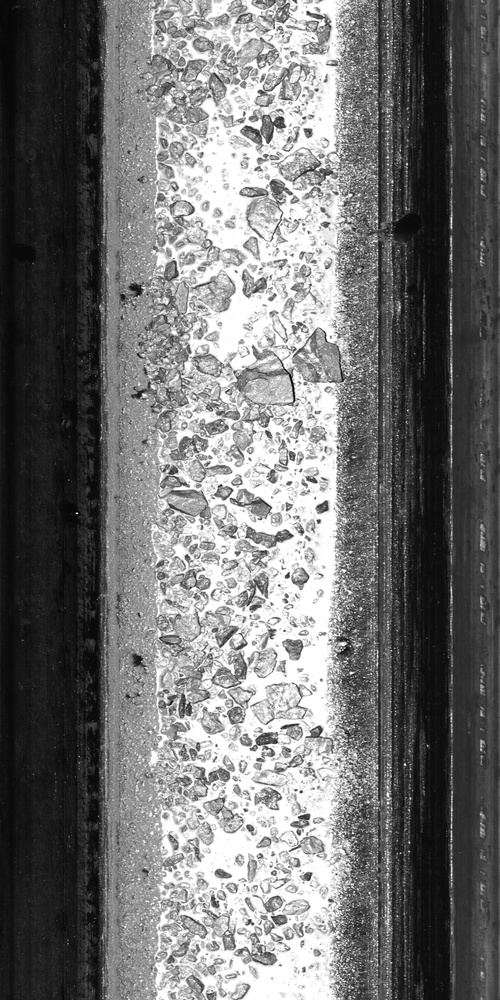
#> input picture sample_dataset/img000001.jpg, 500 x 1000 px, shrunk from 2048 x 4096 before the run
$ python -i pixel.py   (imports and definitions only)
#> lines starting #> are read from the running program, lines starting #| are printed output that depends on the picture; after the words box and inside, x2 and y2 are one past the last pixel; in counts of white or black regions, pixels touching at a corner belong together
#> further down, picture is the input picture: shape (1000, 500, 3); min 0, max 255, mean 114.6
import torch
import numpy as np
from collections.abc import Sequence
import cv2


def filter_lowerbound(tensor_or_array, lowerbound, include_lowerbound=True):
    _ = tensor_or_array - lowerbound
    mask = _ >= 0 if include_lowerbound else _ > 0
    if isinstance(tensor_or_array, torch.Tensor):
        return _.clip(0, torch.max(_)) + lowerbound * mask
    elif isinstance(tensor_or_array, np.ndarray):
        return np.clip(_, 0, np.max(_)) + lowerbound * mask
    else:
        raise ValueError('Input must be torch.Tensor or numpy.ndarray instance')


def id2hsv(_id, hue_interval=5, saturation_interval=5, start_id=1):
    num_hue_level = 180 // hue_interval
    num_saturation_level = 255 // saturation_interval
    hue = ((_id - start_id) % num_hue_level) * hue_interval if _id > 0 else 0
    saturation = 255 - ((_id - start_id) // num_hue_level) * saturation_interval if _id > 0 else 0
    value = 255 if _id > 0 else 0
    return hue, saturation, value

id2hsv_ufunc = np.frompyfunc(id2hsv, 1, 3)


def replace_background(image, color, threshold=10):
    if not isinstance(color, np.ndarray) and isinstance(color, Sequence):
        color = np.asarray(color, dtype=np.uint8)
    _, mask_array = cv2.threshold(cv2.cvtColor(image, cv2.COLOR_BGR2GRAY), threshold, 255, cv2.THRESH_BINARY)
    mask_array = mask_array == 0
    new_background = np.zeros_like(image)
    new_background[:, :] = new_background[:, :] + color
    image[mask_array] = new_background[mask_array]

    return image

def make_background_transparent(image, threshold=10):
#> called with threshold = 10
    _, alpha = cv2.threshold(cv2.cvtColor(image, cv2.COLOR_BGR2GRAY), threshold, 255, cv2.THRESH_BINARY)
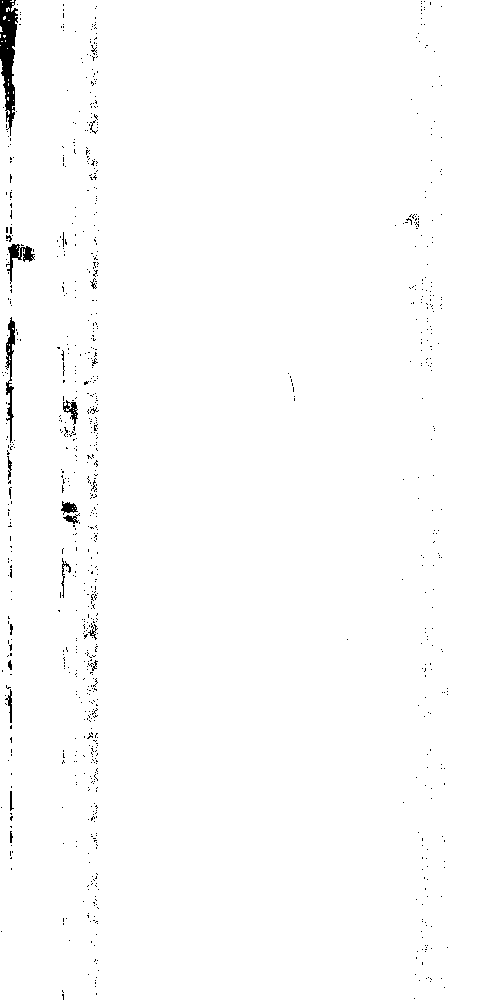
#> alpha: shape (1000, 500); 99% white; 904 black regions (884 under 20 px), largest, box (x1, y1, x2, y2) and area: (0, 0, 18, 136) 1415, (5, 317, 15, 443) 487, (6, 244, 35, 284) 345
    b, g, r = cv2.split(image)
    output = cv2.merge([b, g, r, alpha], 4)
    return output

# EOF

>>> import cv2
>>> picture = cv2.imread('../../sample_dataset/img000001.jpg')
>>> result = make_background_transparent(picture)

$ run again, on sample_dataset/img000002.jpg
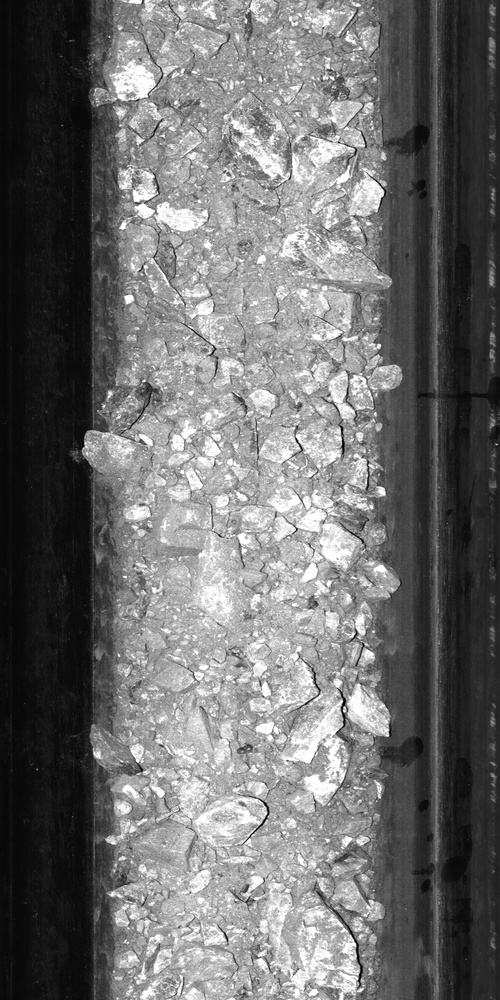
#> input picture sample_dataset/img000002.jpg, 500 x 1000 px, shrunk from 2048 x 4096 before the run
#> picture is the input picture: shape (1000, 500, 3); min 0, max 255, mean 109.8
#> in make_background_transparent, `_, alpha = cv2.threshold(cv2.cvtColor(image, cv2.COLOR_BGR2GRAY), thre..`:
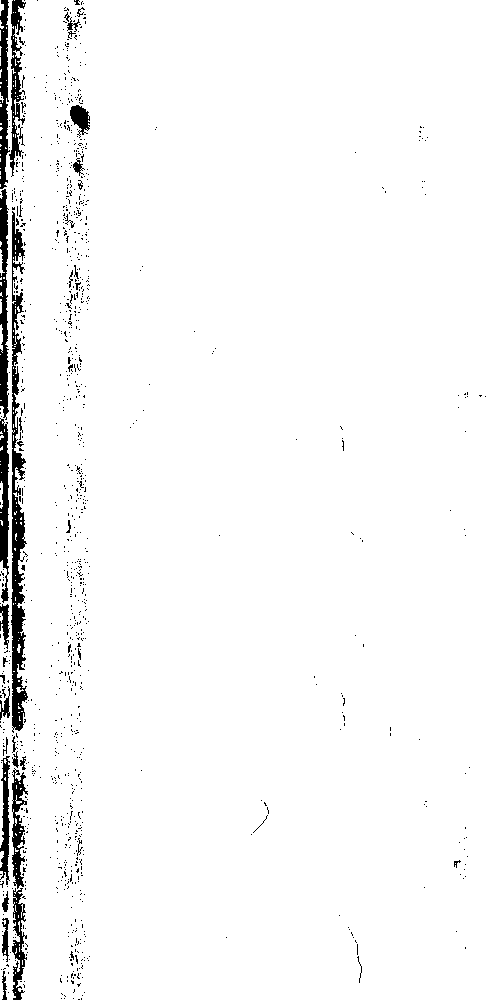
#> alpha: shape (1000, 500); 96.9% white; 1117 black regions (1077 under 20 px), largest, box (x1, y1, x2, y2) and area: (11, 211, 28, 733) 3876, (0, 189, 9, 420) 1408, (0, 0, 10, 189) 1211
